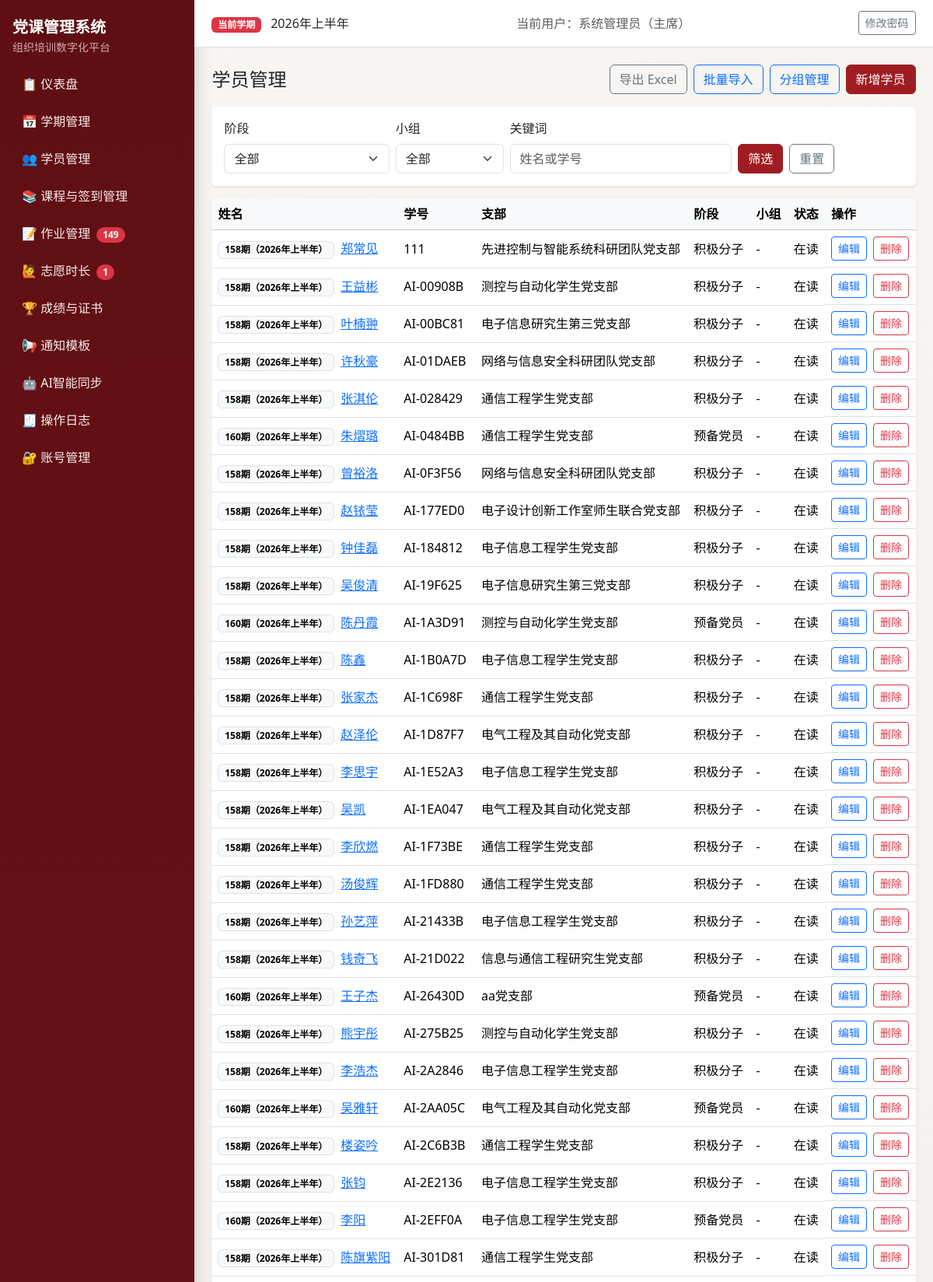
Page /students/ (signed in, upper part) on the committed database.
### models.py (models this page shows)
class Semester(db.Model):
    __tablename__ = "semesters"
    id = db.Column(db.Integer, primary_key=True)
    name = db.Column(db.String(100), nullable=False)
    period_code = db.Column(db.String(20), nullable=True)
    period_positive = db.Column(db.String(20), nullable=True)
    period_development = db.Column(db.String(20), nullable=True)
    period_probationary = db.Column(db.String(20), nullable=True)
    year = db.Column(db.Integer, nullable=False)
    status = db.Column(db.String(20), nullable=False, default="active")
    exam_weight = db.Column(db.Integer, nullable=False, default=40)
    attendance_weight = db.Column(db.Integer, nullable=False, default=30)
    assignment_weight = db.Column(db.Integer, nullable=False, default=20)
    volunteer_weight = db.Column(db.Integer, nullable=False, default=10)
    pass_threshold = db.Column(db.Float, nullable=False, default=60.0)
    volunteer_target_hours = db.Column(db.Float, nullable=False, default=0.0)
    min_attendance_sessions = db.Column(db.Integer, nullable=False, default=2)
    created_at = db.Column(db.DateTime, default=datetime.utcnow, nullable=False)
    students = db.relationship("Student", back_populates="semester", cascade="all, delete-orphan")
    course_sessions = db.relationship("CourseSession", back_populates="semester", cascade="all, delete-orphan")
    assignments = db.relationship("Assignment", back_populates="semester", cascade="all, delete-orphan")
    volunteer_records = db.relationship(
        "VolunteerRecord", back_populates="semester", cascade="all, delete-orphan"
    )
    exam_records = db.relationship("ExamRecord", back_populates="semester", cascade="all, delete-orphan")
    final_scores = db.relationship("FinalScore", back_populates="semester", cascade="all, delete-orphan")
    def period_for_stage(self, stage: str) -> str:
        if stage == "积极分子":
            return (self.period_positive or "").strip()
        if stage == "发展对象":
            return (self.period_development or "").strip()
        if stage == "预备党员":
            return (self.period_probationary or "").strip()
        return ""
    def period_label_for_stage(self, stage: str) -> str:
        code = self.period_for_stage(stage)
        if not code:
            return ""
        term = (self.name or "").strip() or str(self.year)
        return f"{code}期（{term}）"

class User(UserMixin, db.Model):
    __tablename__ = "users"
    id = db.Column(db.Integer, primary_key=True)
    username = db.Column(db.String(80), unique=True, nullable=False, index=True)
    password_hash = db.Column(db.String(255), nullable=False)
    role = db.Column(db.String(20), nullable=False, default="staff")
    real_name = db.Column(db.String(80), nullable=True)
    created_at = db.Column(db.DateTime, default=datetime.utcnow, nullable=False)

class Student(db.Model):
    __tablename__ = "students"
    __table_args__ = (
        db.UniqueConstraint("semester_id", "student_id", "stage", name="uq_student_semester_student_stage"),
    )
    id = db.Column(db.Integer, primary_key=True)
    semester_id = db.Column(db.Integer, db.ForeignKey("semesters.id"), nullable=False, index=True)
    name = db.Column(db.String(80), nullable=False)
    student_id = db.Column(db.String(50), nullable=False)
    department = db.Column(db.String(120), nullable=True)
    stage = db.Column(db.String(20), nullable=False)
    contact = db.Column(db.String(120), nullable=True)
    group_number = db.Column(db.Integer, nullable=True)
    is_group_leader = db.Column(db.Boolean, nullable=False, default=False)
    status = db.Column(db.String(20), nullable=False, default="在读")
    disqualified_reason = db.Column(db.String(255), nullable=True)
    semester = db.relationship("Semester", back_populates="students")
    attendances = db.relationship("Attendance", back_populates="student", cascade="all, delete-orphan")
    assignments = db.relationship("Assignment", back_populates="student", cascade="all, delete-orphan")
    volunteer_records = db.relationship(
        "VolunteerRecord", back_populates="student", cascade="all, delete-orphan"
    )
    exam_records = db.relationship("ExamRecord", back_populates="student", cascade="all, delete-orphan")
    final_scores = db.relationship("FinalScore", back_populates="student", cascade="all, delete-orphan")

### blueprints/students.py (the view, shortened to what this page needs)
@students_bp.route("/")
@login_required
def list_students():
	semester = _require_semester_redirect()
	if semester is None:
		return redirect(url_for("semester_bp.list_semesters"))
	stage = request.args.get("stage", "全部")
	group_number = request.args.get("group", "")
	keyword = (request.args.get("q") or "").strip()
	query = Student.query.filter_by(semester_id=semester.id)
	if stage != "全部":
		query = query.filter_by(stage=stage)
	if group_number:
		try:
			query = query.filter_by(group_number=int(group_number))
		except ValueError:
			pass
	if keyword:
		query = query.filter((Student.name.contains(keyword)) | (Student.student_id.contains(keyword)))
	students = query.order_by(Student.group_number.asc().nullsfirst(), Student.student_id.asc()).all()
	groups = sorted({s.group_number for s in Student.query.filter_by(semester_id=semester.id).all() if s.group_number})
	return render_template(
		"students/list.html",
		students=students,
		groups=groups,
		stage=stage,
		group_number=group_number,
		keyword=keyword,
		semester=semester,
	)

### authz.py (called while the page is built)
def normalize_role(role: str | None) -> str:
    value = (role or "staff").strip().lower()
    if value not in ROLE_LABELS:
        return "staff"
    return value

def role_label(role: str | None) -> str:
    return ROLE_LABELS.get(normalize_role(role), "干事")

def can_view_logs(role: str | None) -> bool:
    return normalize_role(role) in {"admin", "minister"}

def can_manage_accounts(role: str | None) -> bool:
    return normalize_role(role) == "admin"

def can_edit_notification_templates(role: str | None) -> bool:
    return normalize_role(role) in {"admin", "minister"}

### blueprints/students.py (called while the page is built)
def get_current_semester():
	return Semester.query.filter_by(status="active").order_by(Semester.id.desc()).first()

def _require_semester_redirect():
	semester = get_current_semester()
	if not semester:
		flash("请先在学期管理中激活一个学期。", "warning")
		return None
	return semester

### templates/students/list.html (shortened to what this page needs)
{% extends "base.html" %}
{% block content %}
<div class="d-flex justify-content-between align-items-center mb-3">
  <h1 class="h4 mb-0">学员管理</h1>
  <div class="d-flex gap-2">
    <a class="btn btn-outline-secondary" href="{{ url_for('students_bp.list_students', stage=stage, group=group_number, q=keyword, export=1) }}">导出 Excel</a>
    <a class="btn btn-outline-primary" href="{{ url_for('students_bp.import_students') }}">批量导入</a>
    <a class="btn btn-outline-primary" href="{{ url_for('students_bp.grouping') }}">分组管理</a>
    <a class="btn btn-primary" href="{{ url_for('students_bp.new_student') }}">新增学员</a>
  </div>
</div>
<form class="card border-0 shadow-sm mb-3">
  <div class="card-body row g-2 align-items-end">
    <div class="col-md-3">
      <label class="form-label">阶段</label>
      <select name="stage" class="form-select">
        {% for item in ['全部','积极分子','发展对象','预备党员'] %}
          <option value="{{ item }}" {% if stage == item %}selected{% endif %}>{{ item }}</option>
        {% endfor %}
      </select>
    </div>
    <div class="col-md-2">
      <label class="form-label">小组</label>
      <select name="group" class="form-select">
        <option value="">全部</option>
      </select>
    </div>
    <div class="col-md-4">
      <label class="form-label">关键词</label>
      <input class="form-control" name="q" value="{{ keyword }}" placeholder="姓名或学号">
    </div>
    <div class="col-md-3 d-flex gap-2">
      <button class="btn btn-primary">筛选</button>
      <a class="btn btn-outline-secondary" href="{{ url_for('students_bp.list_students') }}">重置</a>
    </div>
  </div>
</form>
<div class="card border-0 shadow-sm">
  <div class="table-responsive">
    <table class="table align-middle mb-0">
      <thead class="table-light">
      <tr>
        <th>姓名</th>
        <th>学号</th>
        <th>支部</th>
        <th>阶段</th>
        <th>小组</th>
        <th>状态</th>
        <th>操作</th>
      </tr>
      </thead>
      <tbody>
      {% for s in students %}
      <tr>
        <td>
          {% set stage_period = semester.period_label_for_stage(s.stage) if semester else '' %}
          {% if stage_period %}
            <span class="badge text-bg-light border me-1">{{ stage_period }}</span>
          {% endif %}
          <a href="{{ url_for('students_bp.student_detail', student_id=s.id) }}">{{ s.name }}</a>
        </td>
        <td>{{ s.student_id }}</td>
        <td>{{ s.department }}</td>
        <td>{{ s.stage }}</td>
        <td>{{ s.group_number or '-' }}{% if s.is_group_leader %}（组长）{% endif %}</td>
        <td>{{ s.status }}</td>
        <td class="d-flex gap-2">
          <a class="btn btn-sm btn-outline-primary" href="{{ url_for('students_bp.edit_student', student_id=s.id) }}">编辑</a>
          <form method="post" action="{{ url_for('students_bp.delete_student', student_id=s.id) }}" data-confirm-delete="1" data-confirm-message="确认删除该学员？">
            <button class="btn btn-sm btn-outline-danger">删除</button>
          </form>
        </td>
      </tr>
      {% endfor %}
      </tbody>
    </table>
  </div>
</div>
{% endblock %}

### templates/base.html (shortened to what this page needs)
<!doctype html>
<html lang="zh-CN">
<head>
  <link href="https://cdn.jsdelivr.net/npm/bootstrap@5.3.3/dist/css/bootstrap.min.css" rel="stylesheet">
</head>
<body>
  {% if current_user.is_authenticated %}
  <div class="layout">
    <aside class="sidebar d-flex flex-column">
      <div class="mb-3">
        <div class="fw-bold fs-5 text-white">党课管理系统</div>
        <div class="small opacity-75">组织培训数字化平台</div>
      </div>
      <nav class="nav flex-column mb-3">
        <a class="nav-link" href="{{ url_for('auth_bp.dashboard') }}">📋 仪表盘</a>
        <a class="nav-link" href="{{ url_for('semester_bp.list_semesters') }}">📅 学期管理</a>
        <a class="nav-link" href="{{ url_for('students_bp.list_students') }}">👥 学员管理</a>
        <a class="nav-link" href="{{ url_for('courses_bp.list_courses') }}">📚 课程与签到管理</a>
        <a class="nav-link" href="{{ url_for('assignments_bp.assignments_overview') }}">📝 作业管理
          {% if pending_assignment_students > 0 %}
            <span class="badge rounded-pill text-bg-danger ms-1">{{ pending_assignment_students }}</span>
          {% endif %}
        </a>
        <a class="nav-link" href="{{ url_for('volunteers_bp.volunteer_overview') }}">🙋 志愿时长
          {% if pending_volunteer_records > 0 %}
            <span class="badge rounded-pill text-bg-danger ms-1">{{ pending_volunteer_records }}</span>
          {% endif %}
        </a>
        <a class="nav-link" href="{{ url_for('scores_bp.result_overview') }}">🏆 成绩与证书</a>
        <a class="nav-link" href="{{ url_for('notifications_bp.template_list') }}">📢 通知模板</a>
        <a class="nav-link" href="{{ url_for('ai_tools_bp.index') }}">🤖 AI智能同步</a>
        {% if can_view_logs %}
        <a class="nav-link" href="{{ url_for('auth_bp.operation_logs') }}">🧾 操作日志</a>
        {% endif %}
        {% if can_manage_accounts %}
        <a class="nav-link" href="{{ url_for('auth_bp.account_list') }}">🔐 账号管理</a>
        {% endif %}
      </nav>
    </aside>
    <div class="content-wrap">
      <header class="topbar">
        <div>
          <span class="badge text-bg-danger">当前学期</span>
          <span class="ms-2">{{ current_semester.name if current_semester else '未设置激活学期' }}</span>
        </div>
        <div class="text-muted">当前用户：{{ current_user.real_name or current_user.username }}（{{ current_user_role_label }}）</div>
        <div>
          <a class="btn btn-sm btn-outline-secondary" href="{{ url_for('auth_bp.change_password') }}">修改密码</a>
        </div>
      </header>
      <main class="page-content">
        {% block content %}{% endblock %}
      </main>
    </div>
  </div>
  {% else %}
    {% block auth_content %}{% endblock %}
  {% endif %}
</body>
</html>

### templates/base.html (style rules this page uses)
:root { --pc-primary: #9f1d22; --pc-primary-dark: #7f1519; --pc-sidebar-bg: #5f0f13; --pc-sidebar-text: #f6dddd; --pc-bg: #f8f6f4; --pc-card: #ffffff; }
body { background: linear-gradient(135deg, #f8f6f4 0%, #efe7e3 100%); min-height: 100vh; }
.layout { display: flex; min-height: 100vh; }
.sidebar { width: 250px; background: linear-gradient(180deg, var(--pc-sidebar-bg), #7d181d); color: var(--pc-sidebar-text); position: fixed; top: 0; left: 0; bottom: 0; padding: 1.25rem 1rem; box-shadow: 6px 0 20px rgba(0, 0, 0, 0.12); }
.sidebar .nav-link { color: #f8eaea; border-radius: 10px; margin-bottom: 0.4rem; padding: 0.55rem 0.75rem; }
.content-wrap { margin-left: 250px; width: calc(100% - 250px); }
.topbar { background: var(--pc-card); border-bottom: 1px solid #eadfda; padding: 0.9rem 1.4rem; display: flex; justify-content: space-between; align-items: center; position: sticky; top: 0; z-index: 5; }
.page-content { padding: 1.4rem; }
.btn-primary { background-color: var(--pc-primary); border-color: var(--pc-primary); }

### rows in the picture
Semester: name "2026年上半年"
User: real_name "系统管理员"
Student: stage_period "158期（2026年上半年）", name "郑常见", student_id "111", department "先进控制与智能系统科研团队党支部", stage "积极分子", group_number "-", status "在读"
Student: stage_period "158期（2026年上半年）", name "王益彬", student_id "AI-00908B", department "测控与自动化学生党支部", stage "积极分子", group_number "-", status "在读"
Student: stage_period "158期（2026年上半年）", name "叶楠翀", student_id "AI-00BC81", department "电子信息研究生第三党支部", stage "积极分子", group_number "-", status "在读"
Student: stage_period "158期（2026年上半年）", name "许秋豪", student_id "AI-01DAEB", department "网络与信息安全科研团队党支部", stage "积极分子", group_number "-", status "在读"
Student: stage_period "158期（2026年上半年）", name "张淇伦", student_id "AI-028429", department "通信工程学生党支部", stage "积极分子", group_number "-", status "在读"
Student: stage_period "160期（2026年上半年）", name "朱熠璐", student_id "AI-0484BB", department "通信工程学生党支部", stage "预备党员", group_number "-", status "在读"
Student: stage_period "158期（2026年上半年）", name "曾裕洛", student_id "AI-0F3F56", department "网络与信息安全科研团队党支部", stage "积极分子", group_number "-", status "在读"
Student: stage_period "158期（2026年上半年）", name "赵铱莹", student_id "AI-177ED0", department "电子设计创新工作室师生联合党支部", stage "积极分子", group_number "-", status "在读"
Student: stage_period "158期（2026年上半年）", name "钟佳磊", student_id "AI-184812", department "电子信息工程学生党支部", stage "积极分子", group_number "-", status "在读"
Student: stage_period "158期（2026年上半年）", name "吴俊清", student_id "AI-19F625", department "电子信息研究生第三党支部", stage "积极分子", group_number "-", status "在读"
Student: stage_period "160期（2026年上半年）", name "陈丹霞", student_id "AI-1A3D91", department "测控与自动化学生党支部", stage "预备党员", group_number "-", status "在读"
Student: stage_period "158期（2026年上半年）", name "陈鑫", student_id "AI-1B0A7D", department "电子信息工程学生党支部", stage "积极分子", group_number "-", status "在读"
Student: stage_period "158期（2026年上半年）", name "张家杰", student_id "AI-1C698F", department "通信工程学生党支部", stage "积极分子", group_number "-", status "在读"
Student: stage_period "158期（2026年上半年）", name "赵泽伦", student_id "AI-1D87F7", department "电气工程及其自动化党支部", stage "积极分子", group_number "-", status "在读"
Student: stage_period "158期（2026年上半年）", name "李思宇", student_id "AI-1E52A3", department "电子信息工程学生党支部", stage "积极分子", group_number "-", status "在读"
Student: stage_period "158期（2026年上半年）", name "吴凯", student_id "AI-1EA047", department "电气工程及其自动化党支部", stage "积极分子", group_number "-", status "在读"
Student: stage_period "158期（2026年上半年）", name "李欣燃", student_id "AI-1F73BE", department "通信工程学生党支部", stage "积极分子", group_number "-", status "在读"
Student: stage_period "158期（2026年上半年）", name "汤俊辉", student_id "AI-1FD880", department "通信工程学生党支部", stage "积极分子", group_number "-", status "在读"
Student: stage_period "158期（2026年上半年）", name "孙艺萍", student_id "AI-21433B", department "电子信息工程学生党支部", stage "积极分子", group_number "-", status "在读"
Student: stage_period "158期（2026年上半年）", name "钱奇飞", student_id "AI-21D022", department "信息与通信工程研究生党支部", stage "积极分子", group_number "-", status "在读"
Student: stage_period "160期（2026年上半年）", name "王子杰", student_id "AI-26430D", department "aa党支部", stage "预备党员", group_number "-", status "在读"
Student: stage_period "158期（2026年上半年）", name "熊宇彤", student_id "AI-275B25", department "测控与自动化学生党支部", stage "积极分子", group_number "-", status "在读"
Student: stage_period "158期（2026年上半年）", name "李浩杰", student_id "AI-2A2846", department "电子信息工程学生党支部", stage "积极分子", group_number "-", status "在读"
Student: stage_period "160期（2026年上半年）", name "吴雅轩", student_id "AI-2AA05C", department "电气工程及其自动化党支部", stage "预备党员", group_number "-", status "在读"
Student: stage_period "158期（2026年上半年）", name "楼姿吟", student_id "AI-2C6B3B", department "通信工程学生党支部", stage "积极分子", group_number "-", status "在读"
Student: stage_period "158期（2026年上半年）", name "张钧", student_id "AI-2E2136", department "电子信息工程学生党支部", stage "积极分子", group_number "-", status "在读"
Student: stage_period "160期（2026年上半年）", name "李阳", student_id "AI-2EFF0A", department "电子信息工程学生党支部", stage "预备党员", group_number "-", status "在读"
Student: stage_period "158期（2026年上半年）", name "陈旗紫阳", student_id "AI-301D81", department "通信工程学生党支部", stage "积极分子", group_number "-", status "在读"

### other values in the picture
{{ pending_assignment_students }} "149"
{{ pending_volunteer_records }} "1"
{{ current_user_role_label }} "主席"
form field stage "全部"
